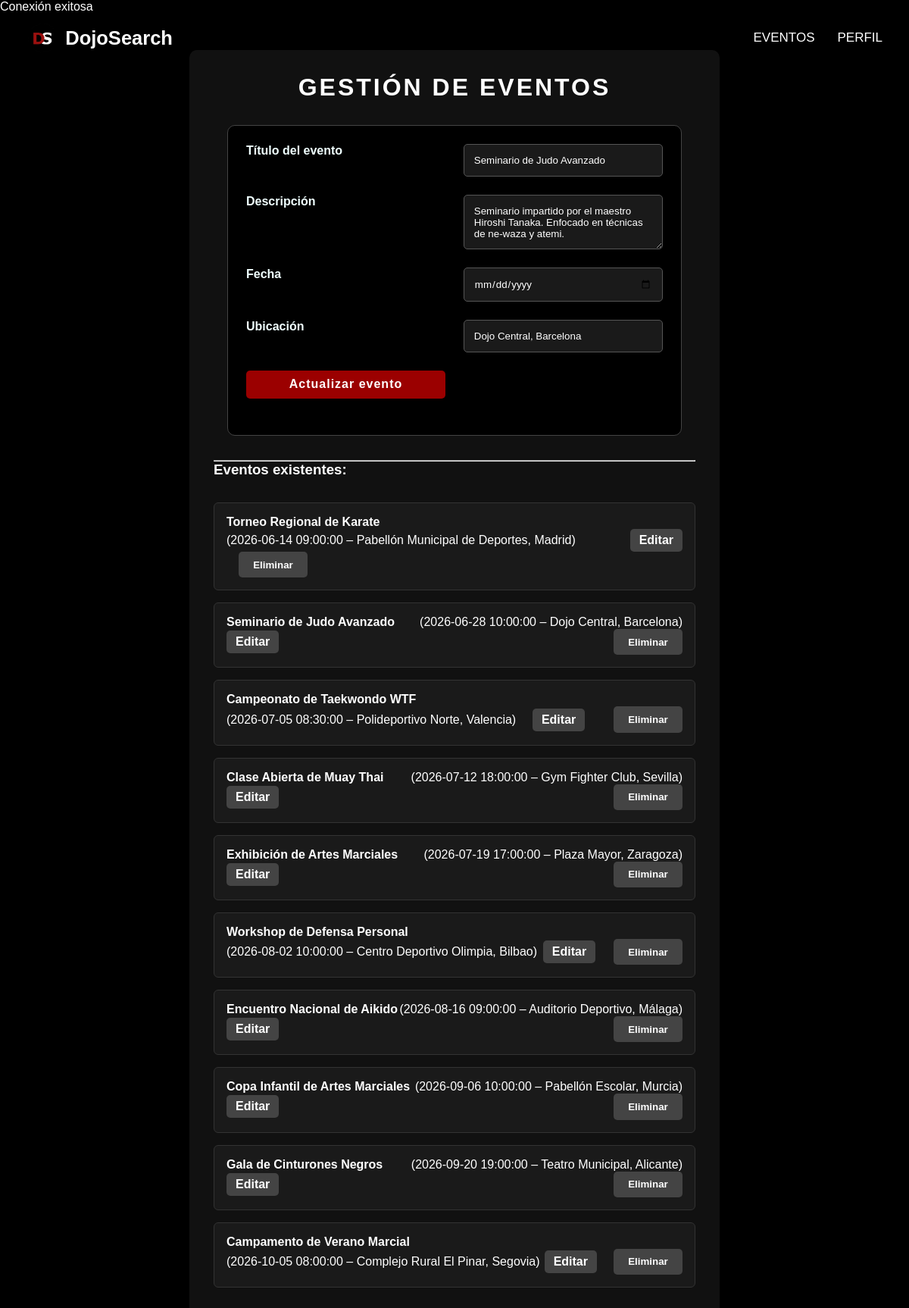
Page /views/php/manageEvents.php?id=2 (signed in) on the committed database.
### tables this page shows
CREATE TABLE IF NOT EXISTS events (
    id          INT UNSIGNED    NOT NULL AUTO_INCREMENT,
    name        VARCHAR(150)    NOT NULL,
    description TEXT            NULL,
    date        DATETIME        NOT NULL,
    location    VARCHAR(200)    NULL,
    PRIMARY KEY (id)
);

### controllers/EventController.php (called while the page is built, shortened)
<?php
class EventController
{
    private $conn;
    public function __construct($conn)
    {
        $this->conn = $conn;
    }
    public function getAllEvents()
    {
        try {
            $stmt = $this->conn->prepare("SELECT * FROM events ORDER BY date ASC");
            $stmt->execute();
            return $stmt->fetchAll(PDO::FETCH_ASSOC);
        } catch (PDOException $e) {
            return [];
        }
    }
}

### views/php/manageEvents.php (the view, shortened to what this page needs)
<?php
require_once '../../controllers/UserController.php';
require_once '../../controllers/EventController.php';
$controller = new EventController($conn);
$eventos = $controller->getAllEvents();
$eventoEditar = null;
if (isset($_GET['id'])) {
    foreach ($eventos as $ev) {
        if ($ev['id'] == $_GET['id']) {
            $eventoEditar = $ev;
            break;
        }
    }
}
?>
<!DOCTYPE html>
<html lang="es">
<head>
    <link rel="stylesheet" href="../assets/css/style.css">
    <link rel="stylesheet" href="../assets/css/profile.css">
</head>
<body>
    <div class="profile-container">
        <h2 class="section-title">Gestión de Eventos</h2>
  <form action="/../../controllers/EventController.php" method="POST" class="form-evento">
    <div class="form-group">
        <label for="name" style="color: azure;">Título del evento</label>
        <input type="text" id="name" name="name" required value="<?php echo $eventoEditar['name'] ?? ''; ?>">
    </div>
    <div class="form-group">
        <label for="description" style="color: azure;">Descripción</label>
        <textarea id="description" name="description" rows="3" required><?php echo $eventoEditar['description'] ?? ''; ?></textarea>
    </div>
    <div class="form-group">
        <label for="date" style="color: azure;">Fecha</label>
        <input type="date" id="date" name="date" required value="<?php echo $eventoEditar['date'] ?? ''; ?>">
    </div>
    <div class="form-group">
        <label for="location" style="color: azure;">Ubicación</label>
        <input type="text" id="location" name="location" required value="<?php echo $eventoEditar['location'] ?? ''; ?>">
    </div>
    <div class="form-group">
        <button type="submit" class="btn-save">
            <?php echo $eventoEditar ? 'Actualizar evento' : 'Crear evento'; ?>
        </button>
    </div>
</form>
        <hr>
        <h3>Eventos existentes:</h3>
        <?php if (!empty($eventos)): ?>
            <ul class="event-list">
                <?php foreach ($eventos as $event): ?>
    <li>
        <strong><?php echo htmlspecialchars($event['name']); ?></strong>
        (<?php echo $event['date']; ?> – <?php echo $event['location']; ?>)
        <a href="./manageEvents.php?id=<?php echo $event['id']; ?>" class="btn-edit">Editar</a>
        <form action="/../../controllers/EventController.php" method="POST" style="display:inline;">
            <button type="submit" class="btn-delete" onclick="return confirm('¿Seguro que quieres eliminar este evento?');">Eliminar</button>
        </form>
    </li>
<?php endforeach; ?>
            </ul>
        <?php else: ?>
            <p>No hay eventos registrados aún.</p>
        <?php endif; ?>
    </div>
</body>
<div id="navbar">
    <div class="logo-container">
        <a href="../php/index.php" class="logo-link">
            <img src="../assets/images/logoDS.png" alt="Logo" class="logo" />
            <h2>DojoSearch</h2>
        </a>
    </div>
    <nav class="nav-menu">
        <a href="../php/events.php">EVENTOS</a>
        <a href="<?php echo isset($_SESSION['user']) ? ($_SESSION['user']['is_admin'] ? 'userAdmin.php' : 'userUser.php') : 'login.php'; ?>">PERFIL</a>
    </nav>
</div>
</html>

### views/assets/css/style.css (style rules this page uses)
* { margin: 0; padding: 0; box-sizing: border-box; }
body { font-family: Arial, sans-serif; color: #000; background-color: black !important; }
html, body { display: flex; flex-direction: column; }
#navbar { position: fixed; top: 0; width: 100%; display: flex; justify-content: space-between; align-items: center; padding: 15px 20px; z-index: 1000; background-color: transparent; transition: top 0.3s; }
.logo-container { display: flex; align-items: center; text-decoration: none; }
.logo-container img { height: 40px; margin-right: 10px; }
.logo-container h2 { margin: 0; font-size: 1.5em; color: white; }
.logo-container a { text-decoration: none; display: flex; align-items: center; }
.logo-container a::after { display: none; }
#navbar h2 { margin: 0; font-size: 1.5em; color: white; }
.nav-menu { display: flex; align-items: center; }
#navbar a { color: white; text-decoration: none; padding: 15px; font-size: 17px; position: relative; }
#navbar a::after { content: ""; position: absolute; left: 50%; bottom: -1px; width: 0%; height: 3px; background-color: #7e0000; transition: width 0.3s ease, left 0.3s ease; }
.section-title { color: #fff; font-family: 'Bebas Neue', sans-serif; font-size: 3.5rem; line-height: 1.1; margin: 0 auto 2rem; max-width: 800px; text-transform: uppercase; }
.section-title { font-family: 'Bebas Neue', sans-serif; color: #fff; font-size: 3.2rem; letter-spacing: 3px; margin-bottom: 1rem; text-transform: uppercase; }
.form-group { display: grid; grid-template-columns: 1fr 1fr; gap: 1.5rem; margin-bottom: 1.5rem; }
input, textarea { width: 100%; padding: 12px; background: rgba(255, 255, 255, 0.05); border: 1px solid rgba(255, 255, 255, 0.1); color: #fff; border-radius: 8px; font-family: inherit; transition: all 0.3s ease; }
textarea { resize: vertical; }
.form-evento { max-width: 600px; margin: 2rem auto; padding: 1.5rem; background-color: #000; color: white; border: 1px solid #444; border-radius: 10px; }
.form-group { margin-bottom: 1.5rem; }
.form-group label { display: block; margin-bottom: 0.5rem; color: white; font-weight: bold; }
.form-group input, .form-group textarea { width: 100%; padding: 10px; background-color: #1a1a1a; border: 1px solid #555; color: white; border-radius: 5px; }
.form-group input::placeholder, .form-group textarea::placeholder { color: #ccc; }
.btn-save { background-color: #9b0000; color: white; padding: 0.7rem 1.5rem; border: none; border-radius: 5px; cursor: pointer; font-weight: bold; }

### views/assets/css/profile.css (style rules this page uses)
.profile-container { max-width: 1200px; width: 100%; margin: 0 auto; padding: 0 20px; }
.form-group { margin-bottom: 1.5rem; }
.btn-cancel, .btn-save { padding: 0.5rem 1.5rem; border-radius: 5px; font-family: 'Bebas Neue', sans-serif; font-size: 1rem; letter-spacing: 1px; cursor: pointer; transition: all 0.3s ease; }
.btn-save { background: #7e0000; color: #fff; border: none; }
body { background-color: #000; color: white; font-family: 'Montserrat', sans-serif; }
.profile-container { max-width: 700px; margin: 3rem auto; padding: 2rem; background-color: #111; border-radius: 10px; }
.section-title { text-align: center; font-size: 2rem; color: white; margin-bottom: 2rem; }
.form-evento .form-group { margin-bottom: 1.5rem; }
.form-evento label { display: block; margin-bottom: 0.5rem; color: white; font-weight: 600; }
.form-evento input, .form-evento textarea { width: 100%; padding: 0.8rem; background-color: #1a1a1a; border: 1px solid #555; border-radius: 5px; color: white; }
.form-evento input::placeholder, .form-evento textarea::placeholder { color: #aaa; }
.btn-save, .btn-delete { padding: 0.6rem 1.2rem; border: none; border-radius: 5px; font-weight: bold; cursor: pointer; }
.btn-save { background-color: #9b0000; color: white; }
.btn-delete { background-color: #444; color: white; margin-left: 1rem; }
.event-list { list-style: none; padding-left: 0; margin-top: 2rem; }
.event-list li { background-color: #1a1a1a; border: 1px solid #333; padding: 1rem; margin-bottom: 1rem; border-radius: 6px; color: white; display: flex; justify-content: space-between; align-items: center; flex-wrap: wrap; }
.btn-edit { background-color: #444; color: #fff; padding: 6px 12px; border-radius: 5px; border: none; text-decoration: none; font-weight: bold; transition: background 0.3s ease; }

### rows in the picture
events: name "Seminario de Judo Avanzado", description "Seminario impartido por el maestro Hiroshi Tanaka. Enfocado en técnicas de ne-waza y atemi.", location "Dojo Central, Barcelona", date "2026-06-28 10:00:00"
events: name "Torneo Regional de Karate", date "2026-06-14 09:00:00", location "Pabellón Municipal de Deportes, Madrid"
events: name "Campeonato de Taekwondo WTF", date "2026-07-05 08:30:00", location "Polideportivo Norte, Valencia"
events: name "Clase Abierta de Muay Thai", date "2026-07-12 18:00:00", location "Gym Fighter Club, Sevilla"
events: name "Exhibición de Artes Marciales", date "2026-07-19 17:00:00", location "Plaza Mayor, Zaragoza"
events: name "Workshop de Defensa Personal", date "2026-08-02 10:00:00", location "Centro Deportivo Olimpia, Bilbao"
events: name "Encuentro Nacional de Aikido", date "2026-08-16 09:00:00", location "Auditorio Deportivo, Málaga"
events: name "Copa Infantil de Artes Marciales", date "2026-09-06 10:00:00", location "Pabellón Escolar, Murcia"
events: name "Gala de Cinturones Negros", date "2026-09-20 19:00:00", location "Teatro Municipal, Alicante"
events: name "Campamento de Verano Marcial", date "2026-10-05 08:00:00", location "Complejo Rural El Pinar, Segovia"
